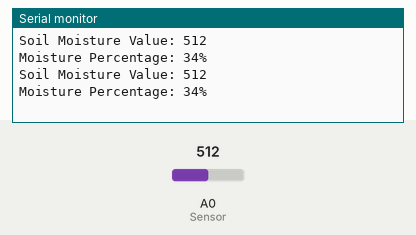
The sketch below on a simulated Arduino Uno, built with avr-gcc and run on an emulated ATmega328P. On the bench: the last lines printed to the serial monitor. The test bench sets the inputs (shaded band); at power-on: A0 (Sensor) = 512.

Above: at 1.8 s.
1.9 s: A0 (Sensor) set to 605
At 2.4 s:
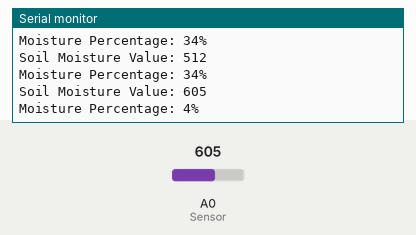
3.4 s: A0 (Sensor) set to 630
At 4.8 s:
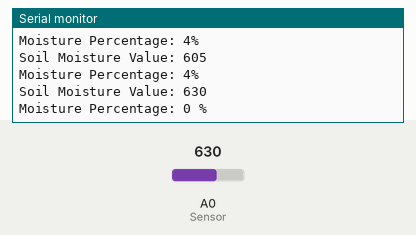
Timing chart, 0 to 6.4 s (numbered marks = the images above; inputs shaded):
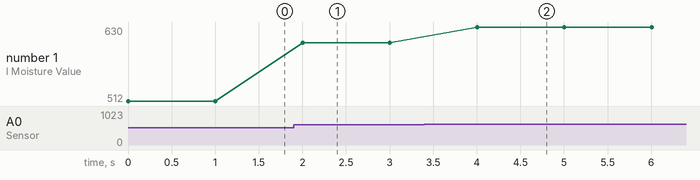

Measured:
- the behaviour switches between 616 and 617 on A0 (Sensor) (found by bisection; images 1 and 2)
- after the input at 1.9 s, the serial monitor: prints a new line after 0.10 s (image 1)
- after the input at 3.4 s, the serial monitor: prints a new line after 0.60 s (image 2)
- plotted number 1: 512 → 605 after the input at 1.9 s, 605 → 630 after the input at 3.4 s

The sketch:

MOISTURE_CAPACITIVE.ino
```cpp
const int AirValue = 620;   //you need to replace this value with Value_1
const int WaterValue = 310;  //you need to replace this value with Value_2
int soilMoistureValue = 0;
int soilmoisturepercent=0;
void setup() {
  Serial.begin(9600); // open serial port, set the baud rate to 9600 bps
}
void loop() {
soilMoistureValue = analogRead(A0);  //put Sensor insert into soil
Serial.print("Soil Moisture Value: ");
Serial.println(soilMoistureValue);
soilmoisturepercent = map(soilMoistureValue, AirValue, WaterValue, 0, 100);
if(soilmoisturepercent >= 100)
{
  Serial.print("Moisture Percentage: ");
  Serial.println("100 %");
}
else if(soilmoisturepercent <=0)
{
  Serial.print("Moisture Percentage: ");
  Serial.println("0 %");
}
else if(soilmoisturepercent >0 && soilmoisturepercent < 100)
{
  Serial.print("Moisture Percentage: ");
  Serial.print(soilmoisturepercent);
  Serial.println("%");

}
  delay(1000);
}
```
